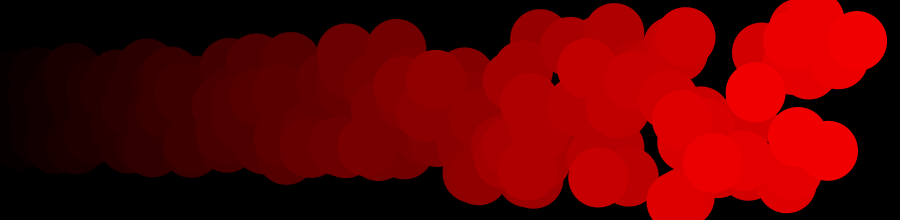
Frame 1 (no input)
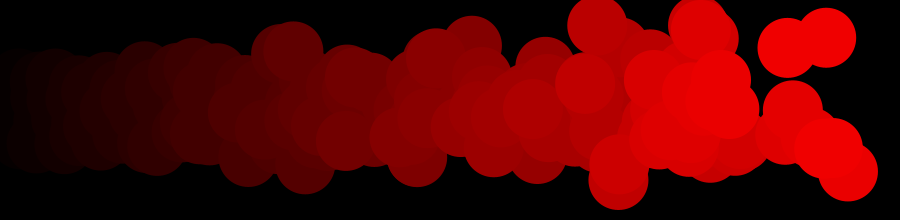
Frame 60 (the mouse pressed at the canvas centre just before this capture)
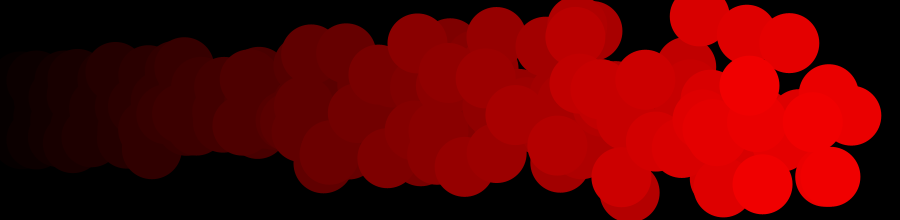
Frame 120 (the mouse held since frame 60 and released just before this capture)

The Processing sketch that drew these frames (run headless with seeded random() and noise(); from frame 60 on, the mouse is pressed at the canvas centre):

// Processing sketch: processing_36688
// ── processing_36688.pde

int numCirX = 41;  //number of horizontal circles
int numCirY = 5;   //number of vertical circles
int dia = 20;      //diameter of every circles
int marginTop = 60;//margin top 
int fat = 40;      //make circles fat
float v = 1.9;     //vibration of circles
int i=0;
void setup() {
  size(900, 220);
}
void draw() {
  background(0);
  createCir();
  i++;
}
void createCir() {
  for (int i = 1; i < numCirX; i++) {
    fill(255/numCirX*i, 0, 0);
    for (int j = 1; j < numCirY ; j++) {
      // stroke(i, 0, 0);
      noStroke();
      ellipse(i*dia+random(-i*v, i*v), j*dia+random(-i*v, i*v)+marginTop, dia+fat, dia+fat );
    }
  }
}
